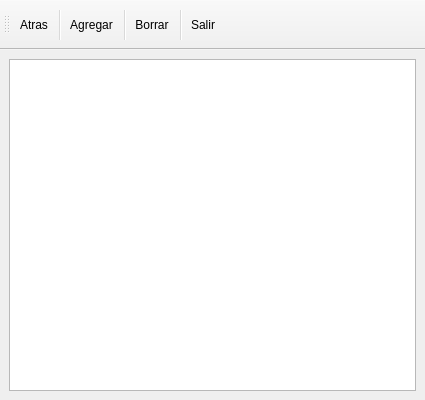
<?xml version="1.0" encoding="UTF-8"?>
<ui version="4.0">
 <class>RegsUsers</class>
 <widget class="QMainWindow" name="RegsUsers">
  <property name="geometry">
   <rect>
    <x>0</x>
    <y>0</y>
    <width>425</width>
    <height>400</height>
   </rect>
  </property>
  <property name="minimumSize">
   <size>
    <width>425</width>
    <height>400</height>
   </size>
  </property>
  <property name="maximumSize">
   <size>
    <width>425</width>
    <height>400</height>
   </size>
  </property>
  <property name="windowTitle">
   <string>MainWindow</string>
  </property>
  <widget class="QWidget" name="centralwidget">
   <layout class="QGridLayout" name="gridLayout">
    <item row="0" column="1">
     <widget class="QTableView" name="tableView_Users"/>
    </item>
   </layout>
  </widget>
  <widget class="QToolBar" name="toolBar">
   <property name="minimumSize">
    <size>
     <width>425</width>
     <height>50</height>
    </size>
   </property>
   <property name="maximumSize">
    <size>
     <width>425</width>
     <height>50</height>
    </size>
   </property>
   <property name="windowTitle">
    <string>toolBar</string>
   </property>
   <attribute name="toolBarArea">
    <enum>TopToolBarArea</enum>
   </attribute>
   <attribute name="toolBarBreak">
    <bool>false</bool>
   </attribute>
   <addaction name="actionAtras"/>
   <addaction name="separator"/>
   <addaction name="actionAgregar"/>
   <addaction name="separator"/>
   <addaction name="actionEliminar"/>
   <addaction name="separator"/>
   <addaction name="actionSalir"/>
  </widget>
  <action name="actionAgregar">
   <property name="icon">
    <iconset resource="../resource.qrc">
     <normaloff>:/icon/anadir-amigo.png</normaloff>:/icon/anadir-amigo.png</iconset>
   </property>
   <property name="text">
    <string>Agregar</string>
   </property>
  </action>
  <action name="actionEliminar">
   <property name="icon">
    <iconset resource="../resource.qrc">
     <normaloff>:/icon/goma-de-borrar.png</normaloff>:/icon/goma-de-borrar.png</iconset>
   </property>
   <property name="text">
    <string>Borrar</string>
   </property>
  </action>
  <action name="actionAtras">
   <property name="icon">
    <iconset resource="../resource.qrc">
     <normaloff>:/icon/espalda.png</normaloff>:/icon/espalda.png</iconset>
   </property>
   <property name="text">
    <string>Atras</string>
   </property>
  </action>
  <action name="actionSalir">
   <property name="icon">
    <iconset resource="../resource.qrc">
     <normaloff>:/icon/cancelar.png</normaloff>:/icon/cancelar.png</iconset>
   </property>
   <property name="text">
    <string>Salir</string>
   </property>
  </action>
 </widget>
 <resources>
  <include location="../resource.qrc"/>
 </resources>
 <connections/>
</ui>
